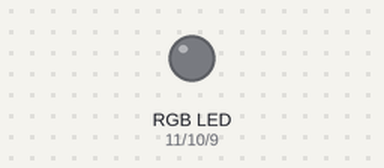
A sketch run on a simulated Arduino Uno, built with avr-gcc and run on an emulated ATmega328P. Shown: an RGB LED mixed from three pins (HIGH = lit). Dim RGB values are drawn brighter than linear.

Above: at 0.05 s.
At 9.95 s:
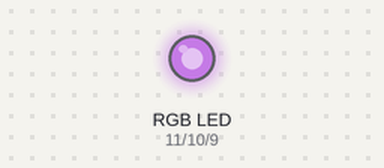
At 20.0 s:
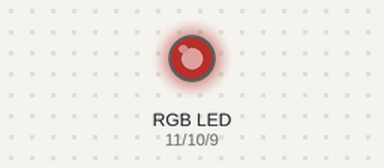
At 24.95 s:
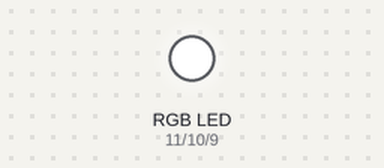
At 30.05 s:
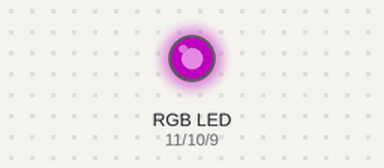
At 40.1 s:
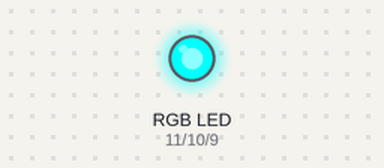
Timing chart, 0 to 52.3 s (numbered marks = the images above):
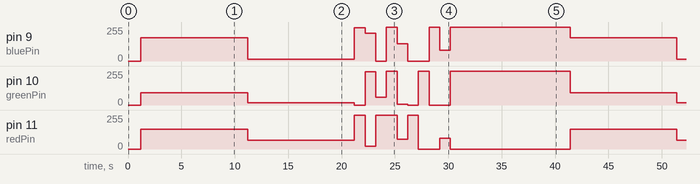

Measured:
- by itself, pin 11 (redPin): repeats every 40.2 s: 65/255 10.0 s, 255/255 1.0 s, 20/255 1.0 s, 255/255 2.0 s, 74/255 1.0 s, 255/255 1.0 s, 0/255 2.0 s, 80/255 1.0 s, 0/255 11.2 s, 150/255 10.0 s
- by itself, pin 10 (greenPin): repeats every 40.2 s: 17/255 10.0 s, 0/255 1.0 s, 249/255 1.0 s, 60/255 1.0 s, 255/255 1.0 s, 5/255 1.0 s, 0/255 1.0 s, 255/255 1.0 s, 0/255 2.0 s, 255/255 11.2 s, 93/255 10.0 s

The sketch:

RGB.ino
```cpp
int redPin = 11;

int greenPin = 10;

int bluePin = 9;

void setup()

{

pinMode(redPin, OUTPUT);

pinMode(greenPin, OUTPUT);

pinMode(bluePin, OUTPUT);

}

void loop()

{
delay(1200);

setColor(150, 93, 175); // св Фіолет

delay(10000);

setColor(65, 17, 15); // коричневий

delay(10000);

setColor(255, 0, 250); // розовий

delay(1000);

setColor(20, 249, 207); // бірюза

delay(1000);

setColor(255, 60, 0); // оранжевий

delay(1000);

setColor(255, 255, 255); // білий

delay(1000);

setColor(0x4A, 0x5, 0x82); // індіго

delay(1000);

setColor(255, 0, 0); // красный

delay(1000);


setColor(0, 255, 0); // зеленый

delay(1000);


setColor(0, 0, 255); // синий

delay(1000);

setColor(80, 0, 80); // фиолетовый

delay(1000);

setColor(0, 255, 255); // аквамарин

delay(10000);

}

void setColor(int red, int green, int blue)

{
analogWrite(redPin, red);

analogWrite(greenPin, green);

analogWrite(bluePin, blue);

}
```
